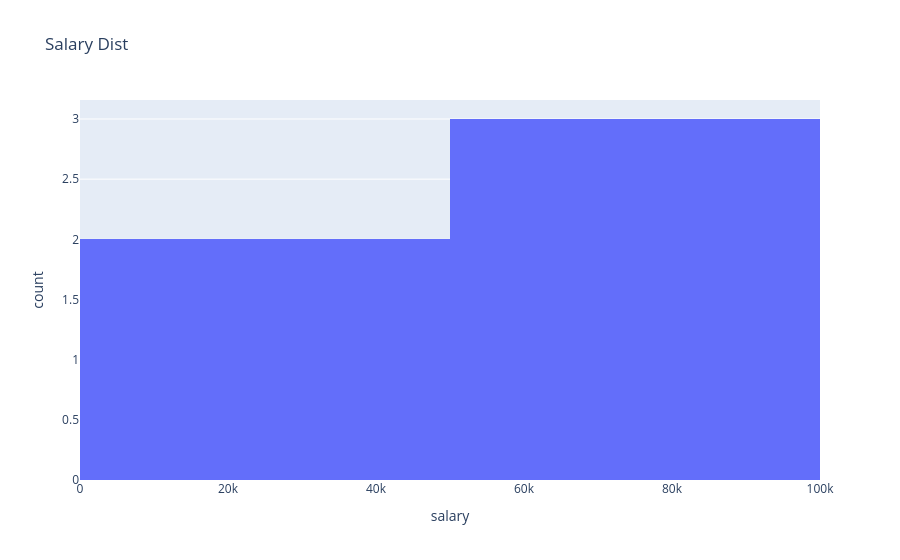

Notebook code for this chart:
### Markdown cell above
## 17. Final Summary

### Code cell
final_summary={
     "Mean Salary": df["salary"].mean(),
    "Median Salary": df["salary"].median(),
    "Mode Salary": df["salary"].mode().iloc[0],
    "Variance": df["salary"].var(),
    "Standard Deviation": df["salary"].std(),
    "Minimum Salary": df["salary"].min(),
    "Maximum Salary": df["salary"].max(),
    "Experience-Salary Correlation":
        df["experience"].corr(df["salary"]),
    "P(Salary > 60000)":
        (df["salary"] > 60000).mean(),
    "P(Experience > 5)":
        (df["experience"] > 5).mean()
}
summary_df= pd.DataFrame(
    final_summary.items(),
    columns=["Metric", "Value"]
)
summary_df
fig= px.histogram(
    df,
    x="salary",
    title="Salary Dist"
)
fig.show()

### Figure 1 — Plotly figure (JSON) as saved in the notebook; plotly's stock layout.template omitted (floating-point values rounded to 4 significant figures)
{"data": [{"bingroup": "x", "hovertemplate": "salary=%{x}<br>count=%{y}<extra></extra>", "legendgroup": "", "marker": {"color": "#636efa", "pattern": {"shape": ""}}, "name": "", "orientation": "v", "showlegend": false, "type": "histogram", "x": [35000, 42000, 55000, 70000, 95000], "xaxis": "x", "yaxis": "y"}], "layout": {"barmode": "relative", "legend": {"tracegroupgap": 0}, "title": {"text": "Salary Dist"}, "xaxis": {"anchor": "y", "domain": [0, 1], "title": {"text": "salary"}}, "yaxis": {"anchor": "x", "domain": [0, 1], "title": {"text": "count"}}}}
